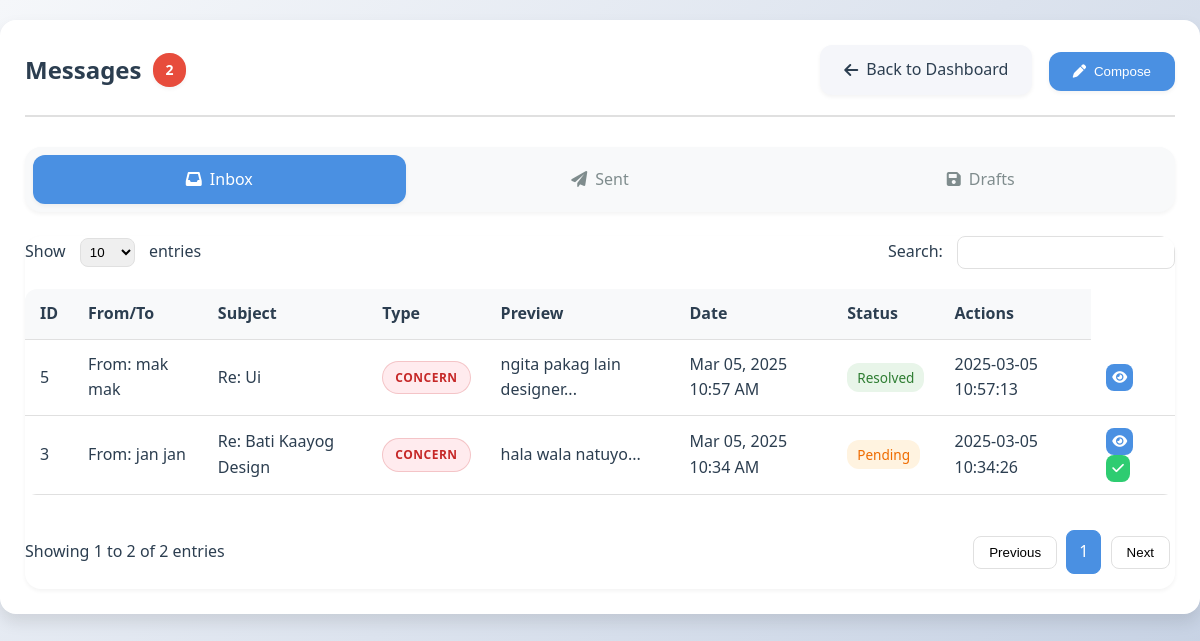
Screenshot of /inbox.php (signed in) with the database file from the repository.
### tables this page shows
CREATE TABLE IF NOT EXISTS `messages` (
  `id` int(11) NOT NULL AUTO_INCREMENT,
  `subject` varchar(255) NOT NULL,
  `message` text NOT NULL,
  `sender_id` int(11) NOT NULL,
  `receiver_id` int(11) NOT NULL,
  `created_at` timestamp NOT NULL DEFAULT current_timestamp(),
  `is_read` tinyint(1) NOT NULL DEFAULT 0,
  `is_resolved` tinyint(1) NOT NULL DEFAULT 0,
  `parent_id` int(11) DEFAULT NULL,
  `message_type` enum('concern','reminder','casual') NOT NULL DEFAULT 'casual',
  `is_draft` tinyint(1) NOT NULL DEFAULT 0,
  `is_group` tinyint(1) NOT NULL DEFAULT 0,
  PRIMARY KEY (`id`),
  KEY `sender_id` (`sender_id`),
  KEY `receiver_id` (`receiver_id`),
  KEY `parent_id` (`parent_id`),
  CONSTRAINT `messages_ibfk_1` FOREIGN KEY (`sender_id`) REFERENCES `users` (`id`),
  CONSTRAINT `messages_ibfk_2` FOREIGN KEY (`receiver_id`) REFERENCES `users` (`id`),
  CONSTRAINT `messages_ibfk_3` FOREIGN KEY (`parent_id`) REFERENCES `messages` (`id`) ON DELETE SET NULL
);

CREATE TABLE IF NOT EXISTS `users` (
  `id` int(11) NOT NULL AUTO_INCREMENT,
  `first_name` varchar(100) NOT NULL,
  `last_name` varchar(100) NOT NULL,
  `middle_name` varchar(100) DEFAULT NULL,
  `username` varchar(100) NOT NULL,
  `password` varchar(255) NOT NULL,
  `role` enum('admin','staff') NOT NULL DEFAULT 'staff',
  `phone` varchar(20) DEFAULT NULL,
  PRIMARY KEY (`id`),
  UNIQUE KEY `username` (`username`)
);

### inbox.php (the view, shortened to what this page needs)
<?php
$host = "localhost";
$dbname = "accountant";
$username = "root";
$password = "";
$conn = new mysqli($host, $username, $password, $dbname);
$create_attachments_table = "CREATE TABLE IF NOT EXISTS message_attachments (
    id INT PRIMARY KEY AUTO_INCREMENT,
    message_id INT NOT NULL,
    file_name VARCHAR(255) NOT NULL,
    file_path VARCHAR(255) NOT NULL,
    file_size INT NOT NULL,
    file_type VARCHAR(100) NOT NULL,
    created_at TIMESTAMP DEFAULT CURRENT_TIMESTAMP,
    FOREIGN KEY (message_id) REFERENCES messages(id) ON DELETE CASCADE
)";
$conn->query($create_attachments_table);
$user_id = $_SESSION['user_id'];
$role = $_SESSION['role'];
$current_tab = isset($_GET['tab']) ? $_GET['tab'] : 'inbox';
switch ($current_tab) {
    default:
        $messages_query = "SELECT DISTINCT m.*,
                          u1.first_name as sender_first_name, u1.last_name as sender_last_name,
                          u2.first_name as receiver_first_name, u2.last_name as receiver_last_name,
                          m.message_type
                          FROM messages m
                          JOIN users u1 ON m.sender_id = u1.id
                          LEFT JOIN users u2 ON m.receiver_id = u2.id
                          LEFT JOIN message_recipients mr ON m.id = mr.message_id
                          WHERE (
                              (m.receiver_id = ? AND NOT m.is_group)
                              OR (mr.user_id = ? AND m.is_group)
                          )
                          AND m.is_draft = 0
                          ORDER BY m.created_at DESC";
        break;
}
$stmt = $conn->prepare($messages_query);
if ($current_tab === 'inbox') {
    $stmt->bind_param("ii", $user_id, $user_id);
} else {
    $stmt->bind_param("i", $user_id);
}
$stmt->execute();
$messages_result = $stmt->get_result();
$notifications_query = "SELECT COUNT(*) as count FROM notifications WHERE user_id = ? AND `read` = 0";
$notify_stmt = $conn->prepare($notifications_query);
$notify_stmt->bind_param("i", $user_id);
$notify_stmt->execute();
$notify_result = $notify_stmt->get_result();
$notify_count = $notify_result->fetch_assoc()['count'];
?>
<!DOCTYPE html>
<html lang="en">
<head>
    <link rel="stylesheet" href="https://cdnjs.cloudflare.com/ajax/libs/font-awesome/6.0.0/css/all.min.css">
</head>
<body>
    <div class="container">
        <div class="header">
            <h1>Messages <?php if ($notify_count > 0): ?><span class="notification-badge"><?php echo $notify_count; ?></span><?php endif; ?></h1>
            <div>
                <a href="dashboard.php" class="back-btn">
                    <i class="fas fa-arrow-left"></i> Back to Dashboard
                </a>
                <button class="compose-btn" onclick="showComposeForm()">
                    <i class="fas fa-pen"></i> Compose
                </button>
            </div>
        </div>
        <div class="tabs">
            <a href="?tab=inbox" class="tab <?php echo $current_tab === 'inbox' ? 'active' : ''; ?>">
                <i class="fas fa-inbox"></i> Inbox
            </a>
            <a href="?tab=sent" class="tab <?php echo $current_tab === 'sent' ? 'active' : ''; ?>">
                <i class="fas fa-paper-plane"></i> Sent
            </a>
            <a href="?tab=drafts" class="tab <?php echo $current_tab === 'drafts' ? 'active' : ''; ?>">
                <i class="fas fa-save"></i> Drafts
            </a>
        </div>
        <div class="message-list">
            <div class="table-controls">
                <div class="table-length">
                    Show
                    <select onchange="changePageSize(this.value)">
                        <option value="10">10</option>
                    </select>
                    entries
                </div>
                <div class="table-search">
                    Search: <input type="text" onkeyup="searchMessages(this.value)">
                </div>
            </div>
            <table class="messages-table">
                <thead>
                    <tr>
                        <th>ID</th>
                        <th>From/To</th>
                        <th>Subject</th>
                        <th>Type</th>
                        <th>Preview</th>
                        <th>Date</th>
                        <th>Status</th>
                        <th>Actions</th>
                    </tr>
                </thead>
                <tbody id="messageTableBody">
                    <?php if ($messages_result->num_rows > 0): ?>
                        <?php while ($message = $messages_result->fetch_assoc()): ?>
                            <tr class="<?php echo !$message['is_read'] ? 'unread' : ''; ?> <?php echo $message['is_resolved'] ? 'resolved' : ''; ?>"
                                data-message-id="<?php echo $message['id']; ?>">
                                <td><?php echo $message['id']; ?></td>
                                <td>
                                    <?php
                                    if ($current_tab === 'sent') {
                                        echo "To: " . htmlspecialchars($message['receiver_name']);
                                    } else {
                                        echo "From: " . htmlspecialchars($message['sender_first_name'] . ' ' . $message['sender_last_name']);
                                    }
                                    ?>
                                </td>
                                <td><?php echo htmlspecialchars($message['subject']); ?></td>
                                <td>
                                    <?php if (!empty($message['message_type'])): ?>
                                        <span class="badge-<?php echo strtolower(htmlspecialchars($message['message_type'])); ?>">
                                            <?php echo strtoupper(htmlspecialchars($message['message_type'])); ?>
                                        </span>
                                    <?php endif; ?>
                                </td>
                                <td><?php echo htmlspecialchars(substr($message['message'], 0, 50)) . '...'; ?></td>
                                <td><?php echo date('M d, Y h:i A', strtotime($message['created_at'])); ?></td>
                                <td>
                                    <?php if ($message['is_resolved']): ?>
                                        <span class="status-badge resolved">Resolved</span>
                                    <?php else: ?>
                                        <span class="status-badge pending">Pending</span>
                                    <?php endif; ?>
                                </td>
                                <td><?php echo date('Y-m-d H:i:s', strtotime($message['created_at'])); ?></td>
                                <td>
                                    <button class="action-btn view" onclick="viewMessage(<?php echo $message['id']; ?>, '<?php echo $current_tab; ?>')">
                                        <i class="fas fa-eye"></i>
                                    </button>
                                    <?php if ($role === 'admin' && !$message['is_resolved']): ?>
                                        <button class="action-btn resolve" onclick="resolveMessage(<?php echo $message['id']; ?>)">
                                            <i class="fas fa-check"></i>
                                        </button>
                                    <?php endif; ?>
                                </td>
                            </tr>
                        <?php endwhile; ?>
                    <?php else: ?>
                        <tr>
                            <td colspan="9" class="no-data">No data available in table</td>
                        </tr>
                    <?php endif; ?>
                </tbody>
            </table>
            <div class="table-footer">
                <div class="table-info">
                    Showing <span id="startEntry">0</span> to <span id="endEntry">0</span> of <span id="totalEntries">0</span> entries
                </div>
                <div class="table-pagination">
                    <button onclick="previousPage()" class="pagination-btn">Previous</button>
                    <div id="paginationNumbers"></div>
                    <button onclick="nextPage()" class="pagination-btn">Next</button>
                </div>
            </div>
        </div>
    </div>
</body>
</html>

### rows the page displays
messages: id "5", sender.last_name "mak mak", subject "Re: Ui", message_type "CONCERN", message "ngita pakag lain designer", created_at "Mar 05, 2025 10:57 AM", is_resolved "Resolved", created_at "2025-03-05 10:57:13"
messages: id "3", sender.last_name "jan jan", subject "Re: Bati Kaayog Design", message_type "CONCERN", message "hala wala natuyo", created_at "Mar 05, 2025 10:34 AM", is_resolved "Pending", created_at "2025-03-05 10:34:26"

### other values shown
$notify_count "2"
